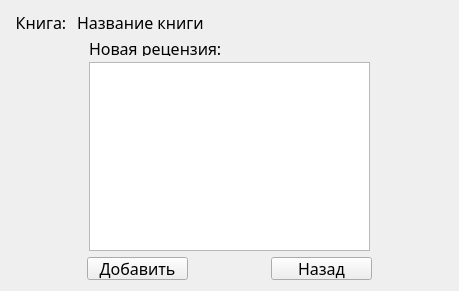
<?xml version="1.0" encoding="UTF-8"?>
<ui version="4.0">
 <class>Add_Review</class>
 <widget class="QWidget" name="Add_Review">
  <property name="geometry">
   <rect>
    <x>0</x>
    <y>0</y>
    <width>459</width>
    <height>291</height>
   </rect>
  </property>
  <property name="minimumSize">
   <size>
    <width>459</width>
    <height>291</height>
   </size>
  </property>
  <property name="windowTitle">
   <string>Form</string>
  </property>
  <layout class="QGridLayout" name="gridLayout">
   <item row="0" column="0">
    <layout class="QVBoxLayout" name="verticalLayout_2">
     <item>
      <layout class="QHBoxLayout" name="horizontalLayout">
       <item>
        <widget class="QLabel" name="label">
         <property name="font">
          <font>
           <family>Segoe Script</family>
           <pointsize>12</pointsize>
          </font>
         </property>
         <property name="text">
          <string>Книга:</string>
         </property>
         <property name="alignment">
          <set>Qt::AlignCenter</set>
         </property>
        </widget>
       </item>
       <item>
        <widget class="QLabel" name="book_name">
         <property name="minimumSize">
          <size>
           <width>371</width>
           <height>20</height>
          </size>
         </property>
         <property name="font">
          <font>
           <family>Segoe Script</family>
           <pointsize>12</pointsize>
          </font>
         </property>
         <property name="text">
          <string>Название книги</string>
         </property>
        </widget>
       </item>
      </layout>
     </item>
     <item>
      <layout class="QHBoxLayout" name="horizontalLayout_2">
       <item>
        <spacer name="horizontalSpacer">
         <property name="orientation">
          <enum>Qt::Horizontal</enum>
         </property>
         <property name="sizeHint" stdset="0">
          <size>
           <width>40</width>
           <height>20</height>
          </size>
         </property>
        </spacer>
       </item>
       <item>
        <layout class="QVBoxLayout" name="verticalLayout">
         <item>
          <widget class="QLabel" name="label_3">
           <property name="minimumSize">
            <size>
             <width>201</width>
             <height>16</height>
            </size>
           </property>
           <property name="maximumSize">
            <size>
             <width>201</width>
             <height>16</height>
            </size>
           </property>
           <property name="font">
            <font>
             <family>Segoe Script</family>
             <pointsize>12</pointsize>
            </font>
           </property>
           <property name="text">
            <string>Новая рецензия:</string>
           </property>
          </widget>
         </item>
         <item>
          <widget class="QTextEdit" name="NewReview">
           <property name="minimumSize">
            <size>
             <width>281</width>
             <height>181</height>
            </size>
           </property>
          </widget>
         </item>
        </layout>
       </item>
       <item>
        <spacer name="horizontalSpacer_2">
         <property name="orientation">
          <enum>Qt::Horizontal</enum>
         </property>
         <property name="sizeHint" stdset="0">
          <size>
           <width>40</width>
           <height>20</height>
          </size>
         </property>
        </spacer>
       </item>
      </layout>
     </item>
     <item>
      <layout class="QHBoxLayout" name="horizontalLayout_3">
       <item>
        <spacer name="horizontalSpacer_4">
         <property name="orientation">
          <enum>Qt::Horizontal</enum>
         </property>
         <property name="sizeHint" stdset="0">
          <size>
           <width>40</width>
           <height>20</height>
          </size>
         </property>
        </spacer>
       </item>
       <item>
        <widget class="QPushButton" name="Add">
         <property name="minimumSize">
          <size>
           <width>101</width>
           <height>23</height>
          </size>
         </property>
         <property name="maximumSize">
          <size>
           <width>101</width>
           <height>23</height>
          </size>
         </property>
         <property name="font">
          <font>
           <family>Segoe Script</family>
           <pointsize>12</pointsize>
          </font>
         </property>
         <property name="text">
          <string>Добавить</string>
         </property>
        </widget>
       </item>
       <item>
        <spacer name="horizontalSpacer_3">
         <property name="orientation">
          <enum>Qt::Horizontal</enum>
         </property>
         <property name="sizeHint" stdset="0">
          <size>
           <width>40</width>
           <height>20</height>
          </size>
         </property>
        </spacer>
       </item>
       <item>
        <widget class="QPushButton" name="back">
         <property name="minimumSize">
          <size>
           <width>101</width>
           <height>23</height>
          </size>
         </property>
         <property name="maximumSize">
          <size>
           <width>101</width>
           <height>23</height>
          </size>
         </property>
         <property name="font">
          <font>
           <family>Segoe Script</family>
           <pointsize>12</pointsize>
          </font>
         </property>
         <property name="text">
          <string>Назад</string>
         </property>
        </widget>
       </item>
       <item>
        <spacer name="horizontalSpacer_5">
         <property name="orientation">
          <enum>Qt::Horizontal</enum>
         </property>
         <property name="sizeHint" stdset="0">
          <size>
           <width>40</width>
           <height>20</height>
          </size>
         </property>
        </spacer>
       </item>
      </layout>
     </item>
    </layout>
   </item>
  </layout>
 </widget>
 <resources/>
 <connections/>
</ui>
